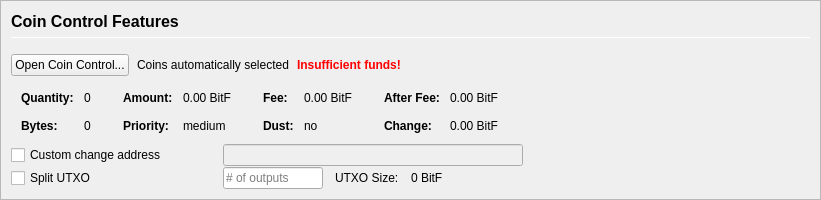
         <widget class="QFrame" name="frameCoinControl">
          <property name="sizePolicy">
           <sizepolicy hsizetype="Expanding" vsizetype="Expanding">
            <horstretch>0</horstretch>
            <verstretch>0</verstretch>
           </sizepolicy>
          </property>
          <property name="maximumSize">
           <size>
            <width>16777215</width>
            <height>16777215</height>
           </size>
          </property>
          <property name="frameShape">
           <enum>QFrame::StyledPanel</enum>
          </property>
          <property name="frameShadow">
           <enum>QFrame::Sunken</enum>
          </property>
          <layout class="QVBoxLayout" name="verticalLayoutCoinControl2">
           <property name="spacing">
            <number>0</number>
           </property>
           <property name="leftMargin">
            <number>0</number>
           </property>
           <property name="topMargin">
            <number>0</number>
           </property>
           <property name="rightMargin">
            <number>0</number>
           </property>
           <property name="bottomMargin">
            <number>0</number>
           </property>
           <item>
            <widget class="QFrame" name="frameCoinControl_BG">
             <layout class="QVBoxLayout" name="verticalLayoutCoinControl" stretch="0,0,0,0,0,0">
              <property name="spacing">
               <number>1</number>
              </property>
              <property name="leftMargin">
               <number>10</number>
              </property>
              <property name="topMargin">
               <number>10</number>
              </property>
              <item>
               <layout class="QHBoxLayout" name="horizontalLayoutCoinControl1">
                <property name="bottomMargin">
                 <number>15</number>
                </property>
                <item>
                 <layout class="QVBoxLayout" name="verticalLayout_3">
                  <property name="spacing">
                   <number>6</number>
                  </property>
                  <item>
                   <widget class="QLabel" name="labelCoinControlFeatures">
                    <property name="sizePolicy">
                     <sizepolicy hsizetype="Preferred" vsizetype="Maximum">
                      <horstretch>0</horstretch>
                      <verstretch>0</verstretch>
                     </sizepolicy>
                    </property>
                    <property name="minimumSize">
                     <size>
                      <width>0</width>
                      <height>20</height>
                     </size>
                    </property>
                    <property name="font">
                     <font>
                      <pointsize>12</pointsize>
                      <weight>75</weight>
                      <bold>true</bold>
                     </font>
                    </property>
                    <property name="styleSheet">
                     <string notr="true">font-weight:bold;</string>
                    </property>
                    <property name="text">
                     <string>Coin Control Features</string>
                    </property>
                   </widget>
                  </item>
                  <item>
                   <widget class="Line" name="line">
                    <property name="minimumSize">
                     <size>
                      <width>0</width>
                      <height>1</height>
                     </size>
                    </property>
                    <property name="maximumSize">
                     <size>
                      <width>16777215</width>
                      <height>1</height>
                     </size>
                    </property>
                    <property name="orientation">
                     <enum>Qt::Horizontal</enum>
                    </property>
                   </widget>
                  </item>
                 </layout>
                </item>
               </layout>
              </item>
              <item>
               <layout class="QHBoxLayout" name="horizontalLayoutCoinControl2" stretch="0,0,0,0">
                <property name="spacing">
                 <number>8</number>
                </property>
                <property name="bottomMargin">
                 <number>10</number>
                </property>
                <item>
                 <widget class="QPushButton" name="pushButtonCoinControl">
                  <property name="styleSheet">
                   <string notr="true"/>
                  </property>
                  <property name="text">
                   <string>Open Coin Control...</string>
                  </property>
                  <property name="autoDefault">
                   <bool>false</bool>
                  </property>
                 </widget>
                </item>
                <item>
                 <widget class="QLabel" name="labelCoinControlAutomaticallySelected">
                  <property name="text">
                   <string>Coins automatically selected</string>
                  </property>
                  <property name="margin">
                   <number>5</number>
                  </property>
                 </widget>
                </item>
                <item>
                 <widget class="QLabel" name="labelCoinControlInsuffFunds">
                  <property name="font">
                   <font>
                    <weight>75</weight>
                    <bold>true</bold>
                   </font>
                  </property>
                  <property name="styleSheet">
                   <string notr="true">color:red;font-weight:bold;</string>
                  </property>
                  <property name="text">
                   <string>Insufficient funds!</string>
                  </property>
                  <property name="margin">
                   <number>5</number>
                  </property>
                 </widget>
                </item>
                <item>
                 <spacer name="horizontalSpacerCoinControl">
                  <property name="orientation">
                   <enum>Qt::Horizontal</enum>
                  </property>
                  <property name="sizeHint" stdset="0">
                   <size>
                    <width>40</width>
                    <height>1</height>
                   </size>
                  </property>
                 </spacer>
                </item>
               </layout>
              </item>
              <item>
               <widget class="QWidget" name="widgetCoinControl" native="true">
                <property name="sizePolicy">
                 <sizepolicy hsizetype="Preferred" vsizetype="Preferred">
                  <horstretch>0</horstretch>
                  <verstretch>0</verstretch>
                 </sizepolicy>
                </property>
                <property name="minimumSize">
                 <size>
                  <width>0</width>
                  <height>0</height>
                 </size>
                </property>
                <property name="styleSheet">
                 <string notr="true"/>
                </property>
                <layout class="QHBoxLayout" name="horizontalLayoutCoinControl5">
                 <property name="leftMargin">
                  <number>0</number>
                 </property>
                 <property name="topMargin">
                  <number>0</number>
                 </property>
                 <property name="rightMargin">
                  <number>0</number>
                 </property>
                 <property name="bottomMargin">
                  <number>0</number>
                 </property>
                 <item>
                  <layout class="QHBoxLayout" name="horizontalLayoutCoinControl3" stretch="0,0,0,1">
                   <property name="spacing">
                    <number>20</number>
                   </property>
                   <property name="topMargin">
                    <number>0</number>
                   </property>
                   <property name="bottomMargin">
                    <number>10</number>
                   </property>
                   <item>
                    <layout class="QFormLayout" name="formLayoutCoinControl1">
                     <property name="horizontalSpacing">
                      <number>10</number>
                     </property>
                     <property name="verticalSpacing">
                      <number>14</number>
                     </property>
                     <property name="leftMargin">
                      <number>10</number>
                     </property>
                     <property name="topMargin">
                      <number>4</number>
                     </property>
                     <property name="rightMargin">
                      <number>6</number>
                     </property>
                     <item row="0" column="0">
                      <widget class="QLabel" name="labelCoinControlQuantityText">
                       <property name="font">
                        <font>
                         <weight>75</weight>
                         <bold>true</bold>
                        </font>
                       </property>
                       <property name="text">
                        <string>Quantity:</string>
                       </property>
                       <property name="margin">
                        <number>0</number>
                       </property>
                      </widget>
                     </item>
                     <item row="0" column="1">
                      <widget class="QLabel" name="labelCoinControlQuantity">
                       <property name="cursor">
                        <cursorShape>IBeamCursor</cursorShape>
                       </property>
                       <property name="contextMenuPolicy">
                        <enum>Qt::ActionsContextMenu</enum>
                       </property>
                       <property name="text">
                        <string notr="true">0</string>
                       </property>
                       <property name="margin">
                        <number>0</number>
                       </property>
                       <property name="textInteractionFlags">
                        <set>Qt::LinksAccessibleByMouse|Qt::TextSelectableByKeyboard|Qt::TextSelectableByMouse</set>
                       </property>
                      </widget>
                     </item>
                     <item row="1" column="0">
                      <widget class="QLabel" name="labelCoinControlBytesText">
                       <property name="font">
                        <font>
                         <weight>75</weight>
                         <bold>true</bold>
                        </font>
                       </property>
                       <property name="text">
                        <string>Bytes:</string>
                       </property>
                      </widget>
                     </item>
                     <item row="1" column="1">
                      <widget class="QLabel" name="labelCoinControlBytes">
                       <property name="cursor">
                        <cursorShape>IBeamCursor</cursorShape>
                       </property>
                       <property name="contextMenuPolicy">
                        <enum>Qt::ActionsContextMenu</enum>
                       </property>
                       <property name="text">
                        <string notr="true">0</string>
                       </property>
                       <property name="textInteractionFlags">
                        <set>Qt::LinksAccessibleByMouse|Qt::TextSelectableByKeyboard|Qt::TextSelectableByMouse</set>
                       </property>
                      </widget>
                     </item>
                    </layout>
                   </item>
                   <item>
                    <layout class="QFormLayout" name="formLayoutCoinControl2">
                     <property name="horizontalSpacing">
                      <number>10</number>
                     </property>
                     <property name="verticalSpacing">
                      <number>14</number>
                     </property>
                     <property name="leftMargin">
                      <number>6</number>
                     </property>
                     <property name="topMargin">
                      <number>4</number>
                     </property>
                     <property name="rightMargin">
                      <number>6</number>
                     </property>
                     <item row="0" column="0">
                      <widget class="QLabel" name="labelCoinControlAmountText">
                       <property name="font">
                        <font>
                         <weight>75</weight>
                         <bold>true</bold>
                        </font>
                       </property>
                       <property name="text">
                        <string>Amount:</string>
                       </property>
                       <property name="margin">
                        <number>0</number>
                       </property>
                      </widget>
                     </item>
                     <item row="0" column="1">
                      <widget class="QLabel" name="labelCoinControlAmount">
                       <property name="cursor">
                        <cursorShape>IBeamCursor</cursorShape>
                       </property>
                       <property name="contextMenuPolicy">
                        <enum>Qt::ActionsContextMenu</enum>
                       </property>
                       <property name="text">
                        <string notr="true">0.00 BitF</string>
                       </property>
                       <property name="textInteractionFlags">
                        <set>Qt::LinksAccessibleByMouse|Qt::TextSelectableByKeyboard|Qt::TextSelectableByMouse</set>
                       </property>
                      </widget>
                     </item>
                     <item row="1" column="0">
                      <widget class="QLabel" name="labelCoinControlPriorityText">
                       <property name="font">
                        <font>
                         <weight>75</weight>
                         <bold>true</bold>
                        </font>
                       </property>
                       <property name="text">
                        <string>Priority:</string>
                       </property>
                      </widget>
                     </item>
                     <item row="1" column="1">
                      <widget class="QLabel" name="labelCoinControlPriority">
                       <property name="cursor">
                        <cursorShape>IBeamCursor</cursorShape>
                       </property>
                       <property name="contextMenuPolicy">
                        <enum>Qt::ActionsContextMenu</enum>
                       </property>
                       <property name="text">
                        <string>medium</string>
                       </property>
                       <property name="textInteractionFlags">
                        <set>Qt::LinksAccessibleByMouse|Qt::TextSelectableByKeyboard|Qt::TextSelectableByMouse</set>
                       </property>
                      </widget>
                     </item>
                    </layout>
                   </item>
                   <item>
                    <layout class="QFormLayout" name="formLayoutCoinControl3">
                     <property name="horizontalSpacing">
                      <number>10</number>
                     </property>
                     <property name="verticalSpacing">
                      <number>14</number>
                     </property>
                     <property name="leftMargin">
                      <number>6</number>
                     </property>
                     <property name="topMargin">
                      <number>4</number>
                     </property>
                     <property name="rightMargin">
                      <number>6</number>
                     </property>
                     <item row="0" column="0">
                      <widget class="QLabel" name="labelCoinControlFeeText">
                       <property name="font">
                        <font>
                         <weight>75</weight>
                         <bold>true</bold>
                        </font>
                       </property>
                       <property name="text">
                        <string>Fee:</string>
                       </property>
                       <property name="margin">
                        <number>0</number>
                       </property>
                      </widget>
                     </item>
                     <item row="0" column="1">
                      <widget class="QLabel" name="labelCoinControlFee">
                       <property name="cursor">
                        <cursorShape>IBeamCursor</cursorShape>
                       </property>
                       <property name="contextMenuPolicy">
                        <enum>Qt::ActionsContextMenu</enum>
                       </property>
                       <property name="text">
                        <string notr="true">0.00 BitF</string>
                       </property>
                       <property name="textInteractionFlags">
                        <set>Qt::LinksAccessibleByMouse|Qt::TextSelectableByKeyboard|Qt::TextSelectableByMouse</set>
                       </property>
                      </widget>
                     </item>
                     <item row="1" column="0">
                      <widget class="QLabel" name="labelCoinControlLowOutputText">
                       <property name="font">
                        <font>
                         <weight>75</weight>
                         <bold>true</bold>
                        </font>
                       </property>
                       <property name="text">
                        <string>Dust:</string>
                       </property>
                      </widget>
                     </item>
                     <item row="1" column="1">
                      <widget class="QLabel" name="labelCoinControlLowOutput">
                       <property name="cursor">
                        <cursorShape>IBeamCursor</cursorShape>
                       </property>
                       <property name="contextMenuPolicy">
                        <enum>Qt::ActionsContextMenu</enum>
                       </property>
                       <property name="text">
                        <string>no</string>
                       </property>
                       <property name="textInteractionFlags">
                        <set>Qt::LinksAccessibleByMouse|Qt::TextSelectableByKeyboard|Qt::TextSelectableByMouse</set>
                       </property>
                      </widget>
                     </item>
                    </layout>
                   </item>
                   <item>
                    <layout class="QFormLayout" name="formLayoutCoinControl4">
                     <property name="horizontalSpacing">
                      <number>10</number>
                     </property>
                     <property name="verticalSpacing">
                      <number>14</number>
                     </property>
                     <property name="leftMargin">
                      <number>6</number>
                     </property>
                     <property name="topMargin">
                      <number>4</number>
                     </property>
                     <property name="rightMargin">
                      <number>6</number>
                     </property>
                     <item row="0" column="0">
                      <widget class="QLabel" name="labelCoinControlAfterFeeText">
                       <property name="font">
                        <font>
                         <weight>75</weight>
                         <bold>true</bold>
                        </font>
                       </property>
                       <property name="text">
                        <string>After Fee:</string>
                       </property>
                       <property name="margin">
                        <number>0</number>
                       </property>
                      </widget>
                     </item>
                     <item row="0" column="1">
                      <widget class="QLabel" name="labelCoinControlAfterFee">
                       <property name="cursor">
                        <cursorShape>IBeamCursor</cursorShape>
                       </property>
                       <property name="contextMenuPolicy">
                        <enum>Qt::ActionsContextMenu</enum>
                       </property>
                       <property name="text">
                        <string notr="true">0.00 BitF</string>
                       </property>
                       <property name="textInteractionFlags">
                        <set>Qt::LinksAccessibleByMouse|Qt::TextSelectableByKeyboard|Qt::TextSelectableByMouse</set>
                       </property>
                      </widget>
                     </item>
                     <item row="1" column="0">
                      <widget class="QLabel" name="labelCoinControlChangeText">
                       <property name="font">
                        <font>
                         <weight>75</weight>
                         <bold>true</bold>
                        </font>
                       </property>
                       <property name="text">
                        <string>Change:</string>
                       </property>
                      </widget>
                     </item>
                     <item row="1" column="1">
                      <widget class="QLabel" name="labelCoinControlChange">
                       <property name="cursor">
                        <cursorShape>IBeamCursor</cursorShape>
                       </property>
                       <property name="contextMenuPolicy">
                        <enum>Qt::ActionsContextMenu</enum>
                       </property>
                       <property name="text">
                        <string notr="true">0.00 BitF</string>
                       </property>
                       <property name="textInteractionFlags">
                        <set>Qt::LinksAccessibleByMouse|Qt::TextSelectableByKeyboard|Qt::TextSelectableByMouse</set>
                       </property>
                      </widget>
                     </item>
                    </layout>
                   </item>
                  </layout>
                 </item>
                </layout>
               </widget>
              </item>
              <item>
               <layout class="QHBoxLayout" name="horizontalLayoutCoinControl4">
                <property name="spacing">
                 <number>12</number>
                </property>
                <property name="sizeConstraint">
                 <enum>QLayout::SetDefaultConstraint</enum>
                </property>
                <property name="topMargin">
                 <number>0</number>
                </property>
                <property name="rightMargin">
                 <number>0</number>
                </property>
                <item>
                 <widget class="QCheckBox" name="checkBoxCoinControlChange">
                  <property name="sizePolicy">
                   <sizepolicy hsizetype="Preferred" vsizetype="Preferred">
                    <horstretch>0</horstretch>
                    <verstretch>0</verstretch>
                   </sizepolicy>
                  </property>
                  <property name="minimumSize">
                   <size>
                    <width>200</width>
                    <height>0</height>
                   </size>
                  </property>
                  <property name="maximumSize">
                   <size>
                    <width>200</width>
                    <height>16777215</height>
                   </size>
                  </property>
                  <property name="toolTip">
                   <string>If this is activated, but the change address is empty or invalid, change will be sent to a newly generated address.</string>
                  </property>
                  <property name="text">
                   <string>Custom change address</string>
                  </property>
                 </widget>
                </item>
                <item>
                 <widget class="QValidatedLineEdit" name="lineEditCoinControlChange">
                  <property name="enabled">
                   <bool>false</bool>
                  </property>
                  <property name="sizePolicy">
                   <sizepolicy hsizetype="Preferred" vsizetype="Preferred">
                    <horstretch>0</horstretch>
                    <verstretch>0</verstretch>
                   </sizepolicy>
                  </property>
                  <property name="minimumSize">
                   <size>
                    <width>300</width>
                    <height>0</height>
                   </size>
                  </property>
                 </widget>
                </item>
                <item>
                 <widget class="QLabel" name="labelCoinControlChangeLabel">
                  <property name="sizePolicy">
                   <sizepolicy hsizetype="Preferred" vsizetype="Preferred">
                    <horstretch>0</horstretch>
                    <verstretch>0</verstretch>
                   </sizepolicy>
                  </property>
                  <property name="minimumSize">
                   <size>
                    <width>100</width>
                    <height>0</height>
                   </size>
                  </property>
                  <property name="text">
                   <string/>
                  </property>
                  <property name="margin">
                   <number>3</number>
                  </property>
                 </widget>
                </item>
               </layout>
              </item>
              <item>
               <layout class="QHBoxLayout" name="horizontalLayoutCoinControl6">
                <property name="spacing">
                 <number>12</number>
                </property>
                <property name="rightMargin">
                 <number>0</number>
                </property>
                <item>
                 <widget class="QCheckBox" name="splitBlockCheckBox">
                  <property name="sizePolicy">
                   <sizepolicy hsizetype="Preferred" vsizetype="Preferred">
                    <horstretch>0</horstretch>
                    <verstretch>0</verstretch>
                   </sizepolicy>
                  </property>
                  <property name="minimumSize">
                   <size>
                    <width>200</width>
                    <height>0</height>
                   </size>
                  </property>
                  <property name="maximumSize">
                   <size>
                    <width>200</width>
                    <height>16777215</height>
                   </size>
                  </property>
                  <property name="text">
                   <string>Split UTXO</string>
                  </property>
                 </widget>
                </item>
                <item>
                 <widget class="QLineEdit" name="splitBlockLineEdit">
                  <property name="sizePolicy">
                   <sizepolicy hsizetype="Preferred" vsizetype="Preferred">
                    <horstretch>50</horstretch>
                    <verstretch>0</verstretch>
                   </sizepolicy>
                  </property>
                  <property name="minimumSize">
                   <size>
                    <width>100</width>
                    <height>0</height>
                   </size>
                  </property>
                  <property name="maximumSize">
                   <size>
                    <width>100</width>
                    <height>16777215</height>
                   </size>
                  </property>
                  <property name="placeholderText">
                   <string># of outputs</string>
                  </property>
                 </widget>
                </item>
                <item>
                 <widget class="QLabel" name="labelBlockSizeText">
                  <property name="text">
                   <string>UTXO Size:</string>
                  </property>
                 </widget>
                </item>
                <item>
                 <widget class="QLabel" name="labelBlockSize">
                  <property name="text">
                   <string>0 BitF</string>
                  </property>
                 </widget>
                </item>
                <item>
                 <spacer name="horizontalSpacer_7">
                  <property name="orientation">
                   <enum>Qt::Horizontal</enum>
                  </property>
                  <property name="sizeHint" stdset="0">
                   <size>
                    <width>40</width>
                    <height>20</height>
                   </size>
                  </property>
                 </spacer>
                </item>
               </layout>
              </item>
              <item>
               <spacer name="verticalSpacerCoinControl">
                <property name="orientation">
                 <enum>Qt::Vertical</enum>
                </property>
                <property name="sizeHint" stdset="0">
                 <size>
                  <width>800</width>
                  <height>1</height>
                 </size>
                </property>
               </spacer>
              </item>
             </layout>
            </widget>
           </item>
          </layout>
         </widget>
